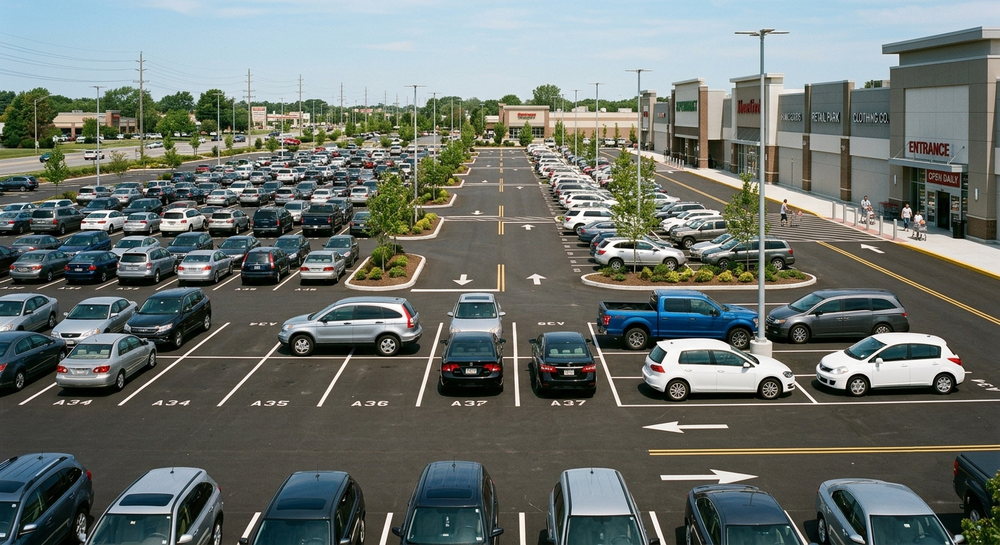
#> input picture parkinglot/parking_lot.png, 1000 x 545 px, shrunk from 1408 x 768 before the run
$ python parking.py
#> lines starting #> are read from the running program, lines starting #| are printed output that depends on the picture; after the words box and inside, x2 and y2 are one past the last pixel; in counts of white or black regions, pixels touching at a corner belong together
import cv2
import numpy as np

# 1. Load Image
img = cv2.imread('parking_lot.png')
#> img is the input picture: shape (545, 1000, 3); mean B, G, R 109, 113.8, 107.1
if img is None:
    raise FileNotFoundError("Could not find 'parking_lot.png'. Please save the generated image in the script folder.")

# 2. Pre-process Image for Universal Detection (Any Car Color)
gray = cv2.cvtColor(img, cv2.COLOR_BGR2GRAY)
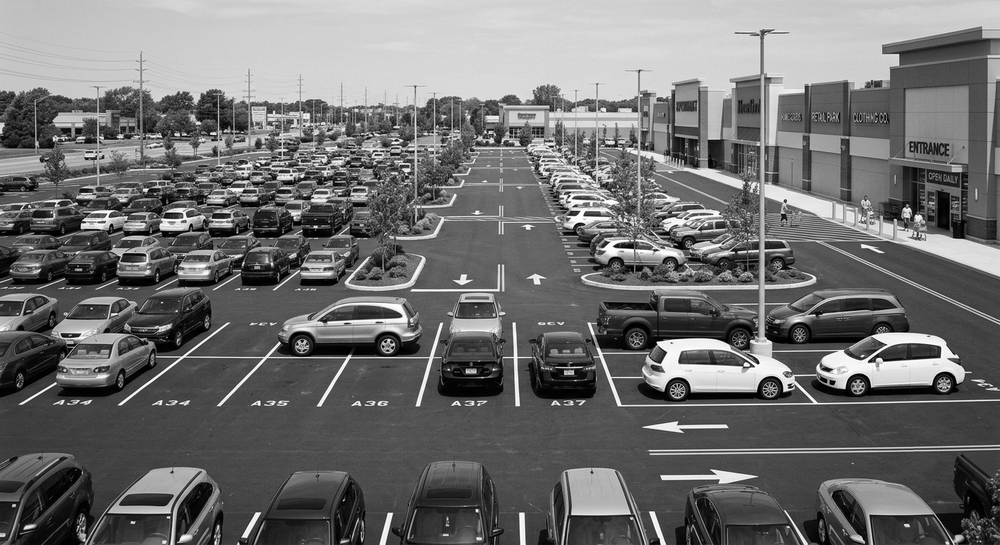
#> gray: shape (545, 1000); min 0, max 255, mean 111.2
blurred = cv2.GaussianBlur(gray, (5, 5), 0)
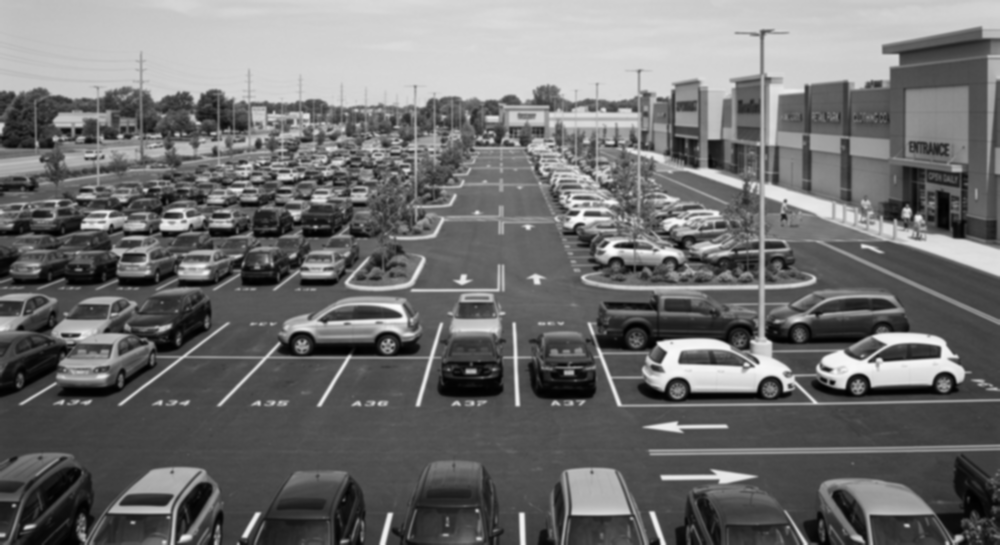
#> blurred: shape (545, 1000); min 1, max 253, mean 111.2
# Canny Edge Detection highlights vehicle contours regardless of car color
edges = cv2.Canny(blurred, 50, 150)
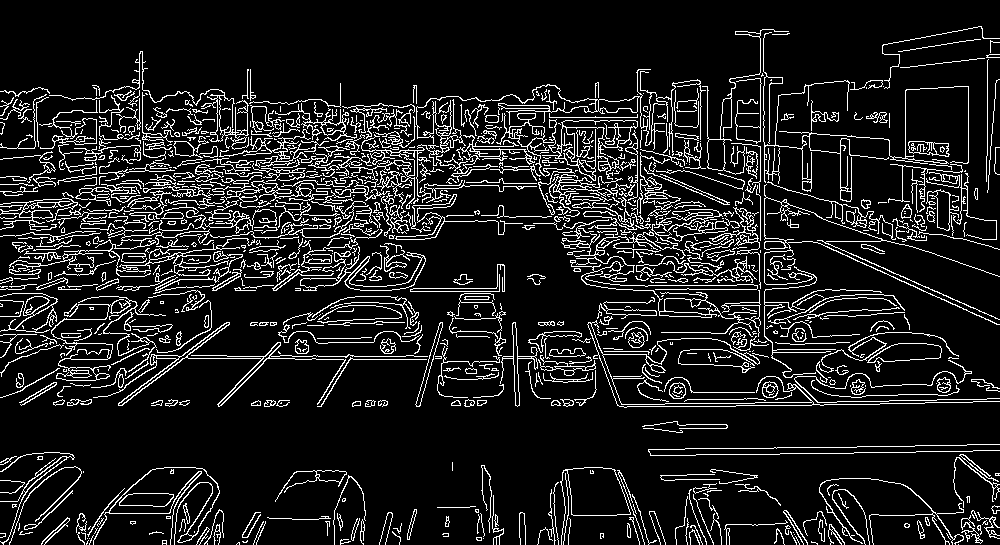
#> edges: shape (545, 1000); 11.7% white in thin lines or dots

display = img.copy()

# Store marked spots: [(x1, y1, x2, y2, status_text, color), ...]
marked_spots = []

# Adjustable ROI Size (Tweak based on how far back in perspective you click)
SPOT_W, SPOT_H = 90, 60

def check_spot_edge_density(x, y):
    """Calculates edge density within the selected bounding box."""
    x1, y1 = max(0, x - SPOT_W // 2), max(0, y - SPOT_H // 2)
    x2, y2 = min(img.shape[1], x1 + SPOT_W), min(img.shape[0], y1 + SPOT_H)

    # Extract ROI from Canny Edge Mask
    roi_edges = edges[y1:y2, x1:x2]
    edge_pixel_count = cv2.countNonZero(roi_edges)

    # Calculate area to normalize edge ratio
    roi_area = (x2 - x1) * (y2 - y1)
    edge_ratio = edge_pixel_count / float(roi_area) if roi_area > 0 else 0

    # Threshold: Smooth asphalt usually has < 5% edge pixels, cars have > 10-15%
    if edge_ratio > 0.08:
        status = f"Occupied ({int(edge_ratio*100)}%)"
        color = (0, 0, 255) # Red for Occupied
    else:
        status = f"Empty ({int(edge_ratio*100)}%)"
        color = (0, 255, 0) # Green for Empty

    marked_spots.append((x1, y1, x2, y2, status, color))

def redraw():
    """Redraws all spots and UI overlay."""
    canvas = img.copy()
    for x1, y1, x2, y2, status, color in marked_spots:
        cv2.rectangle(canvas, (x1, y1), (x2, y2), color, 2)
        cv2.putText(canvas, status, (x1, max(15, y1 - 6)),
                    cv2.FONT_HERSHEY_SIMPLEX, 0.45, color, 1, cv2.LINE_AA)

    # UI Instructions overlay
    cv2.putText(canvas, "Left Click: Select Spot | 'c': Clear | 'ESC': Exit",
                (15, 30), cv2.FONT_HERSHEY_SIMPLEX, 0.6, (255, 255, 255), 2)
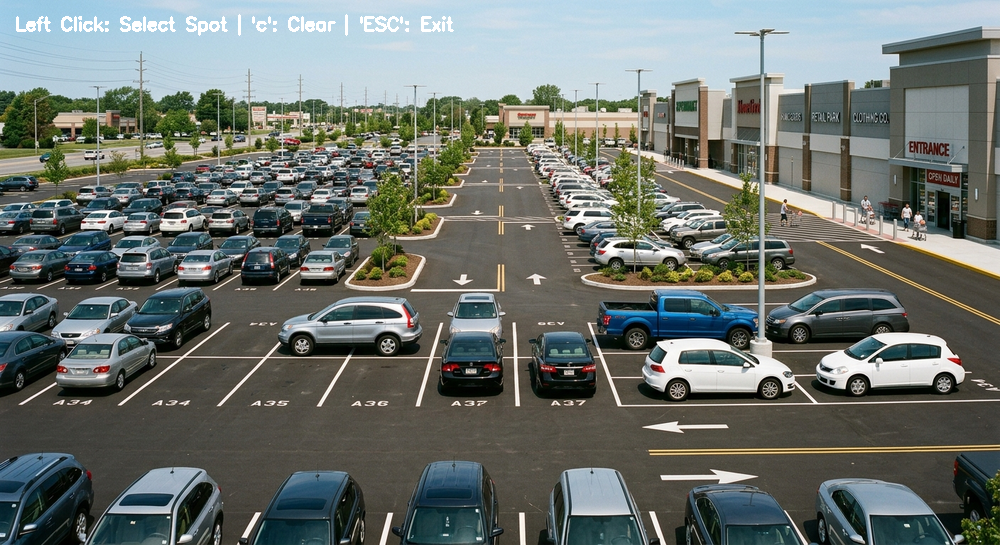
#> canvas: shape (545, 1000, 3); 0.49% of pixels changed, all inside (x1, y1, x2, y2) = (16, 14, 454, 36)
    return canvas

def on_mouse(event, x, y, flags, param):
    if event == cv2.EVENT_LBUTTONDOWN:
        check_spot_edge_density(x, y)

cv2.namedWindow("Smart Parking Detection System", cv2.WINDOW_NORMAL)
cv2.setMouseCallback("Smart Parking Detection System", on_mouse)

print("--- Instructions ---")
print("1. Click on empty spots or parked cars in the image.")
print("2. Press 'c' to clear all selections.")
print("3. Press 'ESC' to exit.")

while True:
    cv2.imshow("Smart Parking Detection System", redraw())
    key = cv2.waitKey(20) & 0xFF
#> (key Esc is pressed here)
    if key == 27:  # ESC
        break
    elif key == ord('c'):
        marked_spots.clear()

cv2.destroyAllWindows()
